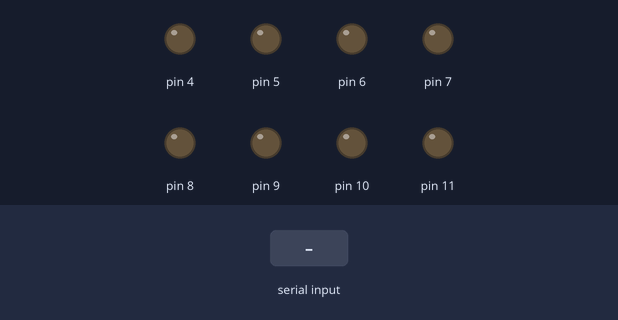
A sketch run on a simulated Arduino Mega 2560, built with avr-gcc and run on an emulated ATmega2560. On the bench: output pins drawn as LEDs (lit = HIGH). The inputs (shaded band) are chosen by the test bench.

Above: at 1.2 s.
1.3 s: "w" received over Serial
At 1.7 s:
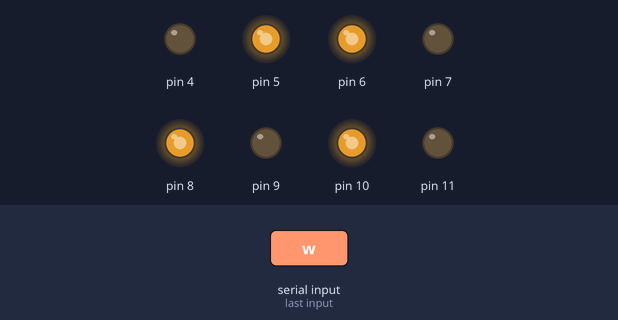
3.3 s: "s" received over Serial
At 3.7 s:
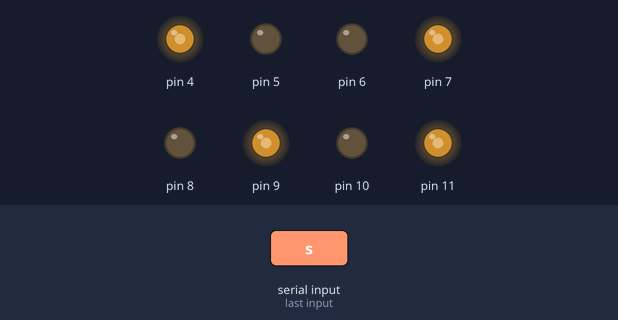
5.3 s: "d" received over Serial
At 5.42 s:
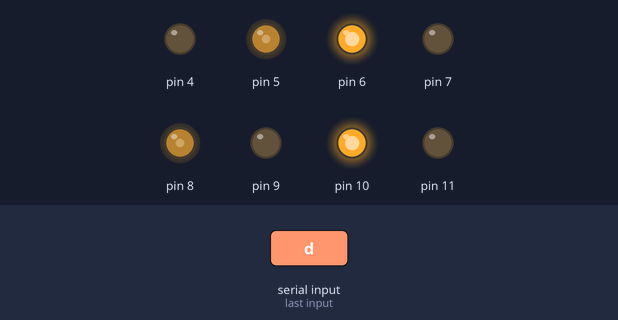
7.0 s: "a" received over Serial
At 7.12 s:
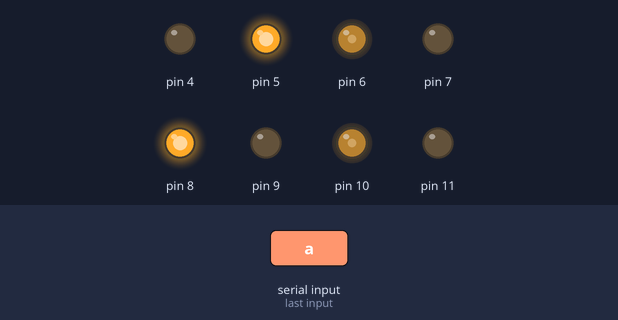
8.7 s: "p" received over Serial
At 8.82 s:
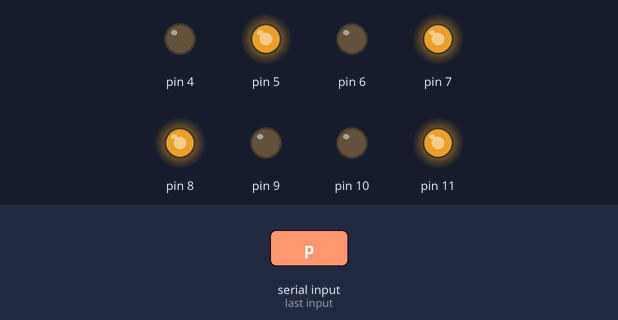
10.4 s: "i" received over Serial
At 10.52 s:
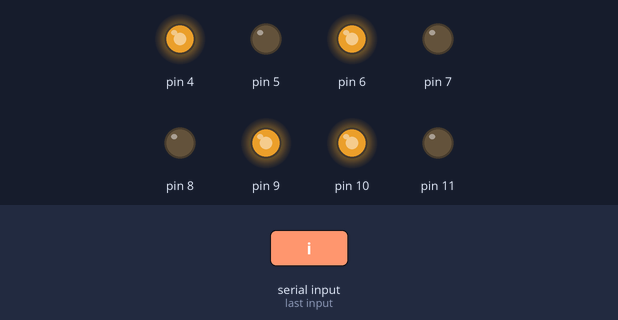
Timing chart, 0 to 13.1 s (numbered marks = the images above; inputs shaded):
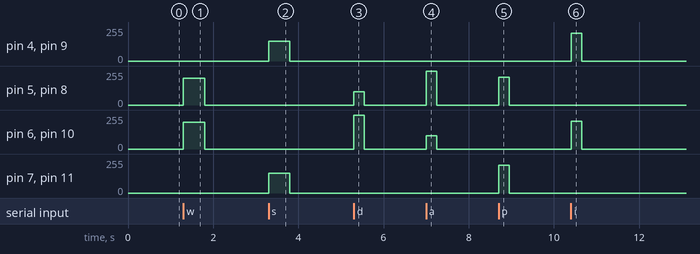

Measured:
- after the input at 1.3 s, pin 5, pin 6, pin 8, pin 10: 0/255 → 200/255 at once, → 0/255 0.50 s later
- after the input at 3.3 s, pin 4, pin 7, pin 9, pin 11: 0/255 → 150/255 at once, → 0/255 0.50 s later
- after the input at 5.3 s, pin 5, pin 8: 0/255 → 100/255 at once, → 0/255 0.25 s later; pin 6, pin 10: 0/255 → 255/255 at once, → 0/255 0.25 s later
- after the input at 7.0 s, pin 5, pin 8: 0/255 → 255/255 at once, → 0/255 0.25 s later; pin 6, pin 10: 0/255 → 100/255 at once, → 0/255 0.25 s later
- after the input at 8.7 s, pin 5, pin 7, pin 8, pin 11: 0/255 → 210/255 at once, → 0/255 0.25 s later
- after the input at 10.4 s, pin 4, pin 6, pin 9, pin 10: 0/255 → 210/255 at once, → 0/255 0.25 s later

The sketch:

motionArduino.ino
```cpp
 #include "CytronMotorDriver.h"


// Configure the motor driver.
CytronMD motor1(PWM_PWM, 5, 4);  // PWM 1A = Pin 2, PWM 1B = Pin   3.
CytronMD motor2(PWM_PWM, 6, 7);  // PWM 2A = Pin 4, PWM 2B = Pin 5.
CytronMD motor3(PWM_PWM, 8, 9);  // PWM 3A = Pin 6, PWM 3B = Pin 7.
CytronMD motor4(PWM_PWM, 10, 11);  // PWM 4A = Pin 8, PWM 4B = Pin 9.

int inp;
const int trigPin = 47;
const int echoPin = 49;
// defines variables
long duration;
int distance;

// The setup routine runs once when you press reset.
void setup()
{
  Serial.begin(19200);
  motor1.setSpeed(0);
  motor2.setSpeed(0);
  motor3.setSpeed(0);
  motor4.setSpeed(0);
  pinMode(trigPin, OUTPUT); // Sets the trigPin as an Output
  pinMode(echoPin, INPUT); // Sets the echoPin as an Input
}

boolean dist()
{
  digitalWrite(trigPin, LOW);
  delayMicroseconds(2);
  // Sets the trigPin on HIGH state for 10 micro seconds
  digitalWrite(trigPin, HIGH);
  delayMicroseconds(10);
  digitalWrite(trigPin, LOW);
  // Reads the echoPin, returns the sound wave travel time in microseconds
  duration = pulseIn(echoPin, HIGH);
  // Calculating the distance
  distance= duration*0.034/2;
  if (distance <6)
  {
    return false;
  }
  else return true;
}

void trot()
// Reduce change in momentum of bot
{
  motor1.setSpeed(100);
  motor2.setSpeed(100);
  motor3.setSpeed(100);
  motor4.setSpeed(100);
}

void backward()
{
  motor1.setSpeed(-150);
  motor2.setSpeed(-150);
  motor3.setSpeed(-150);
  motor4.setSpeed(-150);
}
void right()
{
  motor1.setSpeed(210);
  motor2.setSpeed(-210);
  motor3.setSpeed(210);
  motor4.setSpeed(-210);
}
void left()
{
  motor1.setSpeed(-210);
  motor2.setSpeed(210);
  motor3.setSpeed(-210);
  motor4.setSpeed(210);
}
void forward()
{
  motor1.setSpeed(200);
  motor2.setSpeed(200);
  motor3.setSpeed(200);
  motor4.setSpeed(200);
}
void forwardleft()
{
  motor1.setSpeed(255);
  motor2.setSpeed(100);
  motor3.setSpeed(255);
  motor4.setSpeed(100);
}
void forwardright()
{
  motor1.setSpeed(100);
  motor2.setSpeed(255);
  motor3.setSpeed(100);
  motor4.setSpeed(255);
}
/*
void backwardleft()
{
  motor4.setSpeed(-100);
  motor3.setSpeed(-200);
  motor2.setSpeed(-125);
  motor1.setSpeed(-255);
}
void backwardright()
{
  motor4.setSpeed(-200);
  motor3.setSpeed(-100);
  motor2.setSpeed(-255);
  motor1.setSpeed(-125);
}
*/
void Brakes()
{
  motor1.setSpeed(0);
  motor2.setSpeed(0);
  motor3.setSpeed(0);
  motor4.setSpeed(0);
}

void loop()
{
  // To use HC SR04 distance sensor
  // if (Serial.available() > 0 && dist())

  if(Serial.available() > 0)
  {
    inp = Serial.read();

    switch(inp)
    {
      case 'w' :
                  forward();
                  delay(500);
                  Brakes();
                  break;
      case 's' :
                  backward();
                  delay(500);
                  Brakes();
                  break;
      case 'd' :
                  forwardright();
                  delay(250);
                  Brakes();
                  break;
      case 'a' :
                  forwardleft();
                  delay(250);
                  Brakes();
                  break;
      case 'p' :
                  right();
                  delay(250);
                  Brakes();
                  break;
      case 'i' :
                  left();
                  delay(250);
                  Brakes();
                  break;
      case 'l' : //Yet to implement
                  //backwardright();
                  delay(40);
                  Brakes();
                  break;
      case 'k' : //Yet to implement
                  //backwardleft();
                  delay(40);
                  Brakes();
                  break;
      case 't' :
                  trot();
                  delay(500);
                  Brakes();
                  break;
      case 'b' :
      default :
                  Brakes();
    }
  }
}
```

CytronMotorDriver.cpp
```cpp
#include "CytronMotorDriver.h"

CytronMD::CytronMD(MODE mode, uint8_t pin1, uint8_t pin2)
{
  _mode = mode;
  _pin1 = pin1;
  _pin2 = pin2;

  pinMode(_pin1, OUTPUT);
  pinMode(_pin2, OUTPUT);

  digitalWrite(_pin1, LOW);
  digitalWrite(_pin2, LOW);
}

void CytronMD::setSpeed(int16_t speed)
{
  // Make sure the speed is within the limit.
  if (speed > 255) {
    speed = 255;
  } else if (speed < -255) {
    speed = -255;
  }

  // Set the speed and direction.
  switch (_mode) {
    case PWM_DIR:
      if (speed >= 0) {
        analogWrite(_pin1, speed);
        digitalWrite(_pin2, LOW);
      } else {
        analogWrite(_pin1, -speed);
        digitalWrite(_pin2, HIGH);
      }
      break;

    case PWM_PWM:
      if (speed >= 0) {
        analogWrite(_pin1, speed);
        analogWrite(_pin2, 0);
      } else {
        analogWrite(_pin1, 0);
        analogWrite(_pin2, -speed);
      }
      break;
  }
}
```

CytronMotorDriver.h
```cpp
#ifndef CYTRON_MOTOR_DRIVER_H
#define CYTRON_MOTOR_DRIVER_H

#include <Arduino.h>
#include <stdint.h>


enum MODE {
  PWM_DIR,
  PWM_PWM,
};


class CytronMD
{
  public:
    CytronMD(MODE mode, uint8_t pin1, uint8_t pin2);
    void setSpeed(int16_t speed);

  protected:
    MODE _mode;
  	uint8_t _pin1;
    uint8_t _pin2;
};


/* class CytronMD10C : public CytronMD
{
  public:
    CytronMD10C(uint8_t pwmPin, uint8_t dirPin) : CytronMD(PWM_DIR, pwmPin, dirPin) {};
};


class CytronMD13S : public CytronMD
{
  public:
    CytronMD13S(uint8_t pwmPin, uint8_t dirPin) : CytronMD(PWM_DIR, pwmPin, dirPin) {};
}; */

#endif
```
